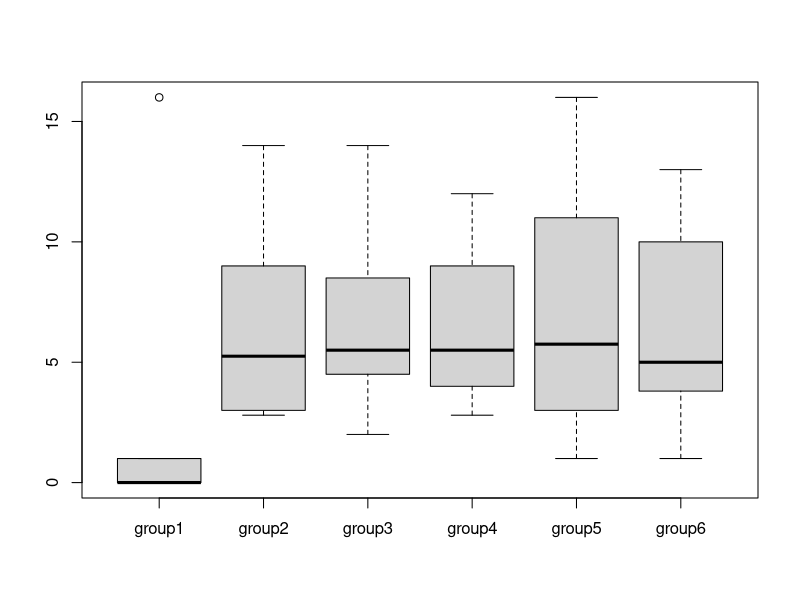

Recreate this plot in R.
#1. For the data given above, create a data frame in R, and do the following

group1 = c(0,0,0,0,0,0,1,1,1,16)
group2 = c(3,12,3.5,14,3,2.8,5,9,5.5,9)
group3 = c(14,9.5,4.5,7.5,5,2,4.8,3.6,6,8.5)
group4 = c(9,4.5,9,8,4,6,5,3.5,2.8,12)
group5 = c(16,12,6.5,1,11,5,3,8,3,4)
group6 = c(13,10,10,1,3,4,6,3.8,4,8)

dataFrame = data.frame(group1, group2, group3, group4, group5, group6)

#a. Compute the mean, variance and standard deviation of each group
summary(dataFrame) # gives summary of df

#mean value: by converting data frame to column vector
mean(dataFrame[,1])
mean(dataFrame[,2])
mean(dataFrame[,3])
mean(dataFrame[,4])
mean(dataFrame[,5])
mean(dataFrame[,6])

#mean value: on entire data frame
colMeans(dataFrame)

#variance:
var(dataFrame[,1])
var(dataFrame[,2])
var(dataFrame[,3])
var(dataFrame[,4])
var(dataFrame[,5])
var(dataFrame[,6])

#standard deviation:
sd(dataFrame[,1])
sd(dataFrame[,2])
sd(dataFrame[,3])
sd(dataFrame[,4])
sd(dataFrame[,5])
sd(dataFrame[,6])

#b. Compute mean, variance and standard deviation for the entire data

# join all the data frame column to a vector
df_vector = c(dataFrame[,1],dataFrame[,2])
df_vector = c(df_vector, dataFrame[,3])
df_vector = c(df_vector, dataFrame[,4])
df_vector = c(df_vector, dataFrame[,5])
df_vector = c(df_vector, dataFrame[,6])
length(df_vector)

mean(df_vector)
sd(df_vector)
var(df_vector)

#2. boxplot is a function in R to visualize a boxplot in R. 
# Study the syntax and get the boxplot of the data given above.
boxplot(dataFrame)

# Do you observe any extreme values in any of the groups and 
# Ans: Group 1 have extream value, outlier

# which groups are more similar than others?
# Ans:  Group 3 & 4 

#3. Please review the probability lecture notes and solutions covered previously

#-----------------------------------------------------------------------------------------------
# R Assignment

#1. Create two numeric vectors (elements of your choice). 
# Both these vectors should be of different lengths
# [ Case 1: when longer length is a multiple of shorter length. 
# Case 2: longer length is not a multiple of shorter length]

#a. Combine these two vectors to create a matrix

#b. Combine these two vectors to create a data frame. What are your observations
#Hint: To create a matrix you may use cbind and to create a data frame use data.frame